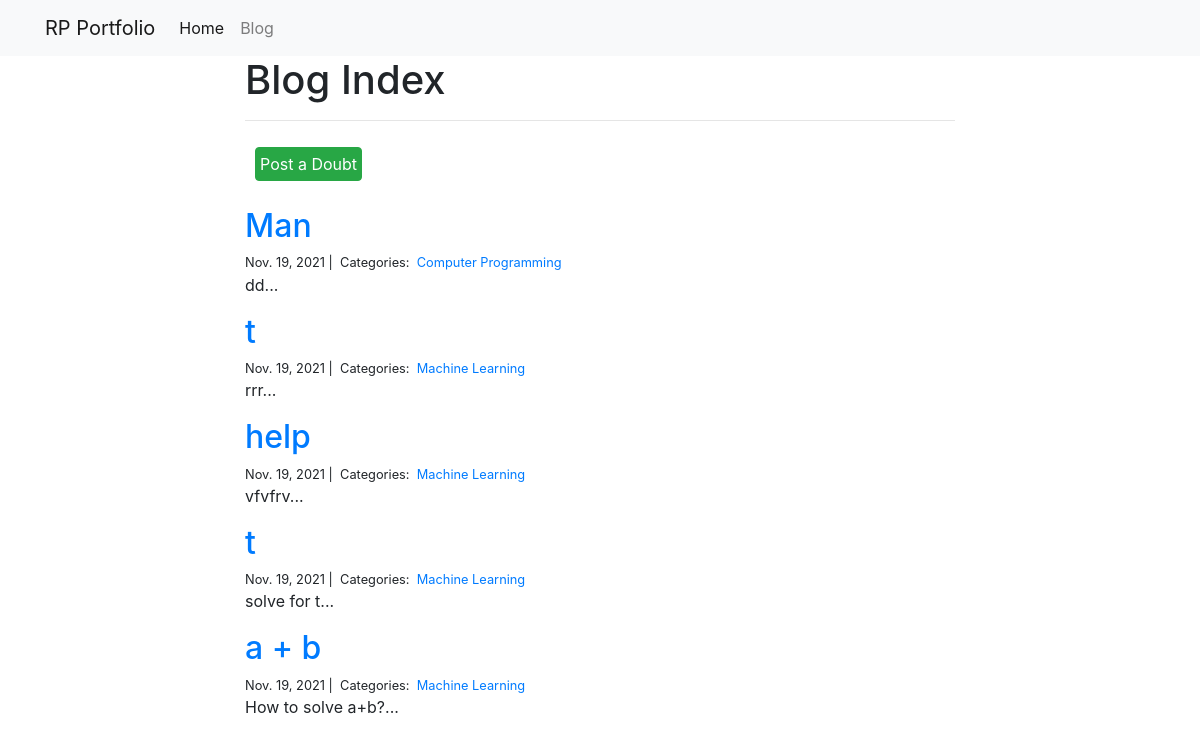
The page / on the database its author committed.
### DoubtForum/models.py (models this page shows, shortened)
class Doubt(models.Model):
    author = models.CharField(max_length=20)
    title = models.CharField(max_length=60)
    body = models.TextField()
    link = models.CharField(max_length=50 ,null =True)
    created_on = models.DateTimeField(auto_now_add=True)
    tags = models.ManyToManyField('Tag', related_name='doubts')

class Tag(models.Model):
    name = models.CharField(max_length=20)

### DoubtForum/views.py (the view)
# urls.py: 2. Add a URL to urlpatterns:  path('', views.home, name='home')
def home(request):
    doubts = Doubt.objects.all().order_by('-created_on')
    context = {
        "doubts": doubts,
    }
    return render(request, "home.html", context)

### templates/home.html (shortened to what this page needs)
{% extends "base.html" %}
{% block page_content %}
<div class="col-md-8 offset-md-2">
    <h1>Blog Index</h1>
    <hr>
    <form method="POST" action="{% url 'add_doubt' %}">
    <button class="btn btn-success" style="width:fit-content; padding: 4px; margin:10px;">Post a Doubt</button>
    </form>
    {% for doubt in doubts %}
    <h2><a href="{% url 'blog_detail' doubt.pk%}">{{ doubt.title }}</a></h2>
    <small>
        {{ doubt.created_on.date }} |&nbsp;
        Categories:&nbsp;
        {% for tag in doubt.tags.all %}
        <a href="{% url 'blog_category' tag.name %}">
            {{ tag.name }}
        </a>&nbsp;
        {% endfor %}
    </small>
    <p>{{ doubt.body | slice:":400" }}...</p>
    {% endfor %}
</div>
{% endblock %}

### rows shown on the page
Doubt: title "Man", created_on "Nov. 19, 2021", body "dd"
Tag: name "Computer Programming"
Doubt: title "t", created_on "Nov. 19, 2021", body "rrr"
Tag: name "Machine Learning"
Doubt: title "help", created_on "Nov. 19, 2021", body "vfvfrv"
Doubt: title "t", created_on "Nov. 19, 2021", body "solve for t"
Doubt: title "a + b", created_on "Nov. 19, 2021", body "How to solve a+b?"
